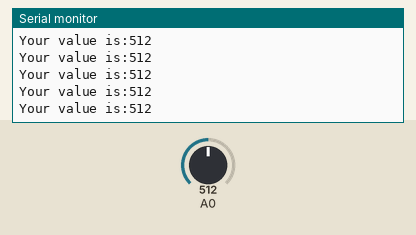
This sketch was run on a simulated Arduino Uno, built with avr-gcc and run on an emulated ATmega328P. On the bench: the last lines printed to the serial monitor. The test bench sets the inputs (shaded band); at power-on: A0 = 512.

Above: at 1.2 s.
1.3 s: A0 set to 109
At 2.1 s:
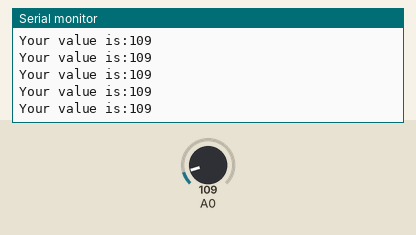
4.3 s: A0 set to 92
At 5.0 s:
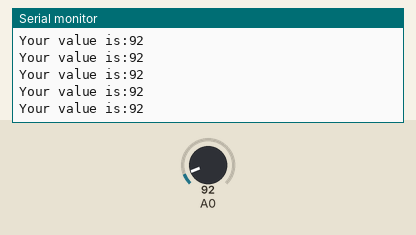
Timing chart, 0 to 7.3 s (numbered marks = the images above; inputs shaded):
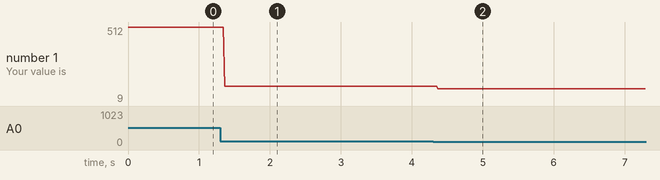

Measured:
- after the input at 1.3 s, the serial monitor: prints a new line after 0.06 s (image 1)
- after the input at 4.3 s, the serial monitor: prints a new line after 0.07 s (image 2)
- plotted number 1: 512 → 109 after the input at 1.3 s, 109 → 9 after the input at 4.3 s

The sketch:

ADCRegistor.ino
```cpp
/*===================================================================
  - Đây là chương trình đọc giá trị analog chuyển đổi và hiển thị giá trị digiatl
  - Chương trình mô phỏng biến trở làm thay đổi giá trị analog
    sau đó hiển thị lên màn hình serial
  - Đây là chuỗi chương trình điều khiển bằng thanh ghi
===================================================================*/

const int channel = 0; // Chân A0

void setup() {
  Serial.begin(9600);
}

void loop() {
  // Giống với
  // analogReference(DEFAULT);
  ADMUX |= 0x40; // set Vref là AVcc
  // ADMUX |= B11000000; // set Vref là 1.1V ( nguy hiểm vì step size nhỏ ảnh hưởng kết quả)
  // Là 1 với câu lệnh analogReference(INTERNAL)

  // ADMUX |= 0x20; set thêm nếu chỉ muốn đọc giá trị 8 bit
  // unsigned int val = ADCH; đọc giá trị ở thanh ghi HIGH

  ADMUX |= (channel & 0x07); // Chọn kênh làm ngõ vào và ở đây ta chọn kênh số 0
  ADCSRA |= 0xc7; // chỉ nên set cho phép bit 7 và bit 6 trạng thái lên 1
          // 1100 0111
          // Ta chọn chia trước 128 lần vì xung nội của Arduino là 16Mhz, mà ADC chỉ cần xung
          // dao động từ 50khz -> 200khz. Nên chọn chia trước lớn để phù hợp với ADC
  while(bit_is_set(ADCSRA, ADSC)); // bit_is_set sẽ xem xét nếu ADSC của ACSRA đang lên 1 thì là true
                                  // nếu ADSC xuống 0 sẽ trả về giá trị false
                                  // có nghĩa là chờ cho chuyển đổi hết (chạy xong 13 chu kì đối với chế độ thường)

  // int có 2 byte <=>  0000 0000  0000 0000
  //                  15       8  ...4 3210
  // Tương đương các vị trí: từ 0 -> 7 là byte Thấp, 8 ->15 là byte cao
  unsigned int val = ADCL | (ADCH << 8); // ADCH dời về trái 8 bit là vì
  // ADCH có 8 bit ví dụ : 0000 00001. Vì là bit ở HIGH nên 8 bit này phải nằm ở vị trí từ 8 -> 15
  // vì ban đầu là mặc định luôn nằm ở byte thấp (vị trí từ 0 -> 7) nên cần dời qua 8 bit
  // ví dụ ADCL: 0000 1001 và ADCH: 0000 0011
  // ADCH << 8: 0000 0011 0000 0000 | ADCL:0000 1001
  // val = 0000 0011   0000 1001
  //        ADCH        ADCL
  Serial.print("Your value is:");
  Serial.println(val);
  delay(10);
}
```
